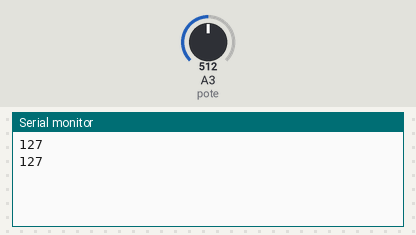
The sketch below on a simulated Arduino Uno, built with avr-gcc and run on an emulated ATmega328P. Shown: the last lines printed to the serial monitor. The inputs (shaded band) are chosen by the test bench; at power-on: A3 (pote) = 512.

Above: at 1.8 s.
1.9 s: A3 (pote) set to 716
At 2.8 s:
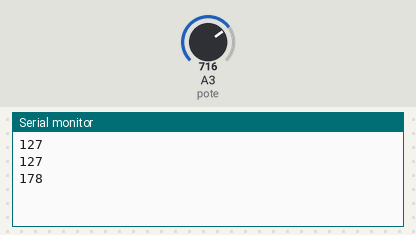
3.4 s: A3 (pote) set to 900
At 4.5 s:
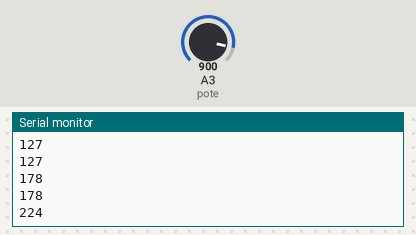
Timing chart, 0 to 6.4 s (numbered marks = the images above; inputs shaded):
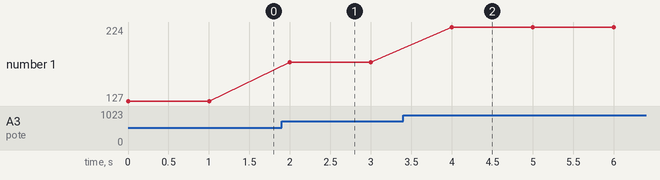

The sketch:

pote.ino
```cpp
int pote = 3;
int algo = 0;
int mapeado = 0;
void setup() {
  // put your setup code here, to run once:
  Serial.begin(9600);

}

void loop() {
  // put your main code here, to run repeatedly:
  algo = analogRead(pote);
  mapeado = map(algo, 0, 1023, 0, 255);
  Serial.println(mapeado);
  delay(1000);

}
```

Measured:
- after the input at 1.9 s, the serial monitor: prints a new line after 0.10 s (image 1)
- after the input at 3.4 s, the serial monitor: prints a new line after 0.60 s (image 2)
- plotted number 1: 127 → 178 after the input at 1.9 s, 178 → 224 after the input at 3.4 s
